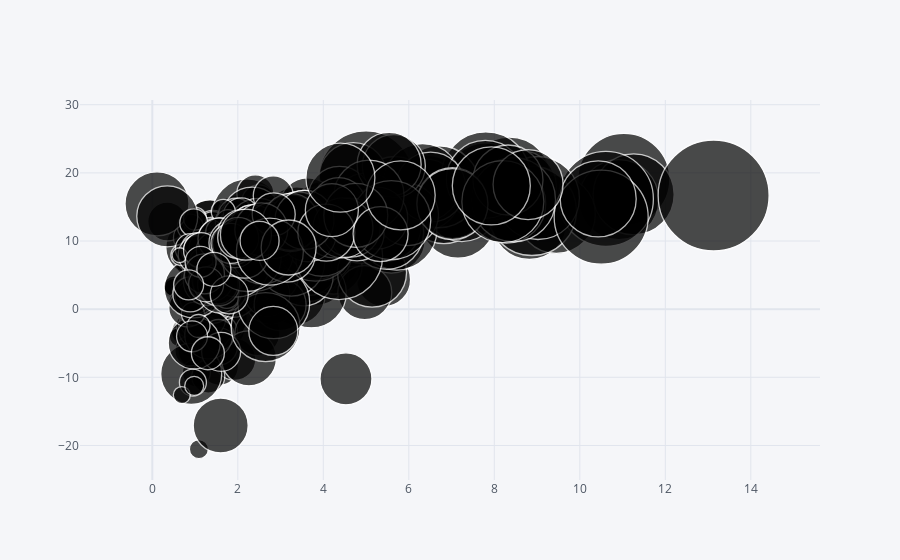

Write notebook code for a chart like this one.
### Code cell
df.iplot(kind = 'bubble', x = 'price_book_ratio', y ='fund_return_10years',size ='price_earnings_ratio')

### Figure 1 — Plotly figure (JSON) as saved in the notebook; plotly's stock layout.template omitted (floating-point values rounded to 4 significant figures; data arrays with more than 128 entries replaced by an {"elided": "..."} marker saying what was removed)
{"data": [{"marker": {"color": ["rgb(255, 153, 51)", "rgb(55, 128, 191)", "rgb(50, 171, 96)", "rgb(128, 0, 128)", "rgb(219, 64, 82)", "rgb(0, 128, 128)", "rgb(255, 255, 51)", "rgb(128, 128, 0)", "rgb(251, 128, 114)", "rgb(128, 177, 211)"], "line": {"width": 1.3}, "size": {"elided": "511 int values"}, "symbol": "circle"}, "mode": "markers", "text": "", "type": "scatter", "x": {"elided": "511 float values"}, "y": {"elided": "511 float values"}}], "layout": {"autosize": true, "legend": {"bgcolor": "#F5F6F9", "font": {"color": "#4D5663"}}, "paper_bgcolor": "#F5F6F9", "plot_bgcolor": "#F5F6F9", "title": {"font": {"color": "#4D5663"}}, "xaxis": {"autorange": true, "gridcolor": "#E1E5ED", "range": [-1.38, 15.11], "showgrid": true, "tickfont": {"color": "#4D5663"}, "title": {"font": {"color": "#4D5663"}, "text": ""}, "type": "linear", "zerolinecolor": "#E1E5ED"}, "yaxis": {"autorange": true, "gridcolor": "#E1E5ED", "range": [-42.2, 62.09], "showgrid": true, "tickfont": {"color": "#4D5663"}, "title": {"font": {"color": "#4D5663"}, "text": ""}, "type": "linear", "zerolinecolor": "#E1E5ED"}}}
